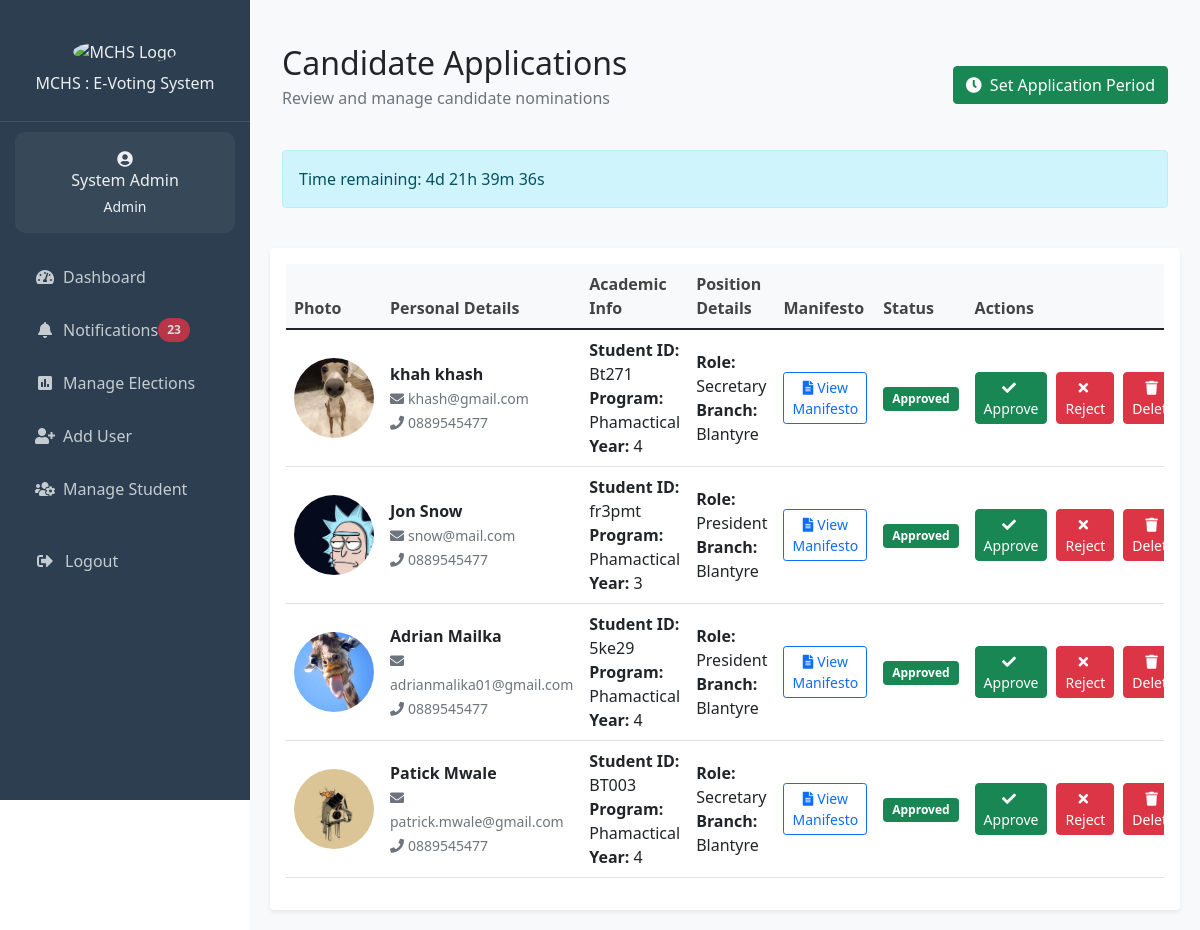
Page /admin/candidates.php (signed in) on the committed database.
### tables this page shows
CREATE TABLE IF NOT EXISTS `users` (
  `id` int NOT NULL AUTO_INCREMENT,
  `name` varchar(100) NOT NULL,
  `email` varchar(100) NOT NULL,
  `student_number` varchar(20) DEFAULT NULL,
  `branch` varchar(50) DEFAULT NULL,
  `year_of_study` varchar(20) DEFAULT NULL,
  `password_hash` varchar(255) NOT NULL,
  `role` enum('student','admin','candidate') NOT NULL DEFAULT 'student',
  `created_at` timestamp NULL DEFAULT CURRENT_TIMESTAMP,
  `updated_at` timestamp NULL DEFAULT CURRENT_TIMESTAMP ON UPDATE CURRENT_TIMESTAMP,
  PRIMARY KEY (`id`),
  UNIQUE KEY `email` (`email`),
  UNIQUE KEY `student_number` (`student_number`)
);

CREATE TABLE IF NOT EXISTS `nominations` (
  `nomination_id` int NOT NULL AUTO_INCREMENT,
  `user_id` int NOT NULL,
  `first_name` varchar(100) NOT NULL,
  `surname` varchar(100) NOT NULL,
  `email` varchar(255) NOT NULL,
  `phone` varchar(15) NOT NULL,
  `student_id` varchar(50) NOT NULL,
  `program` varchar(255) NOT NULL,
  `year_of_study` int NOT NULL,
  `role` text NOT NULL,
  `branch` text NOT NULL,
  `photo_path` varchar(255) NOT NULL,
  `manifesto` text NOT NULL,
  `submission_date` timestamp NULL DEFAULT CURRENT_TIMESTAMP,
  `status` enum('pending','approved','rejected') NOT NULL DEFAULT 'pending',
  `election_id` int NOT NULL,
  PRIMARY KEY (`nomination_id`),
  KEY `user_id` (`user_id`),
  KEY `election_id` (`election_id`)
);

CREATE TABLE IF NOT EXISTS `nomination_documents` (
  `id` int NOT NULL AUTO_INCREMENT,
  `nomination_id` int NOT NULL,
  `document_type` enum('photo','transcript') NOT NULL,
  `file_path` varchar(255) NOT NULL,
  `file_name` varchar(255) NOT NULL,
  `file_size` int NOT NULL,
  `mime_type` varchar(100) NOT NULL,
  `created_at` timestamp NULL DEFAULT CURRENT_TIMESTAMP,
  PRIMARY KEY (`id`),
  KEY `nomination_id` (`nomination_id`)
);

### includes/notifications.php (called while the page is built, shortened)
<?php
if (!function_exists('get_unread_notifications_count')) {
    function get_unread_notifications_count($conn, $user_id = null) {
        try {
            $sql = "SELECT COUNT(*) FROM notifications WHERE is_read = FALSE";
            $params = [];
            $stmt = $conn->prepare($sql);
            $stmt->execute($params);
            return (int) $stmt->fetchColumn();
        } catch (PDOException $e) {
            error_log("Error getting unread notifications count: " . $e->getMessage());
            return 0;
        }
    }
}

### admin/candidates.php (the view, shortened to what this page needs)
<?php
require_once '../includes/header.php';
$stmt = $conn->prepare("
    SELECT n.*,
           u.name as user_name,
           u.email as user_email,
           photo.file_path as photo_path
    FROM nominations n
    JOIN users u ON n.user_id = u.id
    LEFT JOIN nomination_documents photo ON n.nomination_id = photo.nomination_id
        AND photo.document_type = 'photo'
    ORDER BY n.submission_date DESC
");
$stmt->execute();
$nominations = $stmt->fetchAll();
?>
<div class="container-fluid py-4">
    <div class="d-flex justify-content-between align-items-center mb-4">
        <div>
            <h2 class="mb-1">Candidate Applications</h2>
            <p class="text-muted">Review and manage candidate nominations</p>
        </div>
        <button class="btn btn-success" data-bs-toggle="modal" data-bs-target="#setPeriodModal">
            <i class="fas fa-clock me-2"></i>Set Application Period
        </button>
    </div>
    <div id="countdown-timer" class="alert alert-info mt-4"></div>
</div>
<div class="card border-0 shadow-sm">
    <div class="card-body">
        <div class="table-responsive">
            <table class="table table-hover align-middle">
                <thead class="bg-light">
                    <tr>
                        <th>Photo</th>
                        <th>Personal Details</th>
                        <th>Academic Info</th>
                        <th>Position Details</th>
                        <th>Manifesto</th>
                        <th>Status</th>
                        <th>Actions</th>
                    </tr>
                </thead>
                <tbody>
                    <?php foreach ($nominations as $nomination): ?>
                        <tr>
                            <td>
                                <?php if (!empty($nomination['photo_path'])): ?>
                                    <img src="/e_voting_system/uploads/profile_photos/<?php echo basename($nomination['photo_path']); ?>"
                                         alt="Candidate Photo"
                                         class="rounded-circle"
                                         style="width: 80px; height: 80px; object-fit: cover;"
                                         onerror="this.onerror=null; this.src='/e_voting_system/assets/images/default-avatar.png';">
                                <?php endif; ?>
                            </td>
                            <td>
                                <strong><?php echo htmlspecialchars($nomination['first_name'] . ' ' . $nomination['surname']); ?></strong><br>
                                <small class="text-muted">
                                    <i class="fas fa-envelope me-1"></i><?php echo htmlspecialchars($nomination['email']); ?><br>
                                    <i class="fas fa-phone me-1"></i><?php echo htmlspecialchars($nomination['phone']); ?>
                                </small>
                            </td>
                            <td>
                                <strong>Student ID:</strong> <?php echo htmlspecialchars($nomination['student_id']); ?><br>
                                <strong>Program:</strong> <?php echo htmlspecialchars($nomination['program']); ?><br>
                                <strong>Year:</strong> <?php echo htmlspecialchars($nomination['year_of_study']); ?>
                            </td>
                            <td>
                                <strong>Role:</strong> <?php echo htmlspecialchars($nomination['role']); ?><br>
                                <strong>Branch:</strong> <?php echo htmlspecialchars($nomination['branch']); ?>
                            </td>
                            <td>
                                <button type="button" class="btn btn-sm btn-outline-primary"
                                        data-bs-toggle="modal"
                                        data-bs-target="#manifestoModal<?php echo $nomination['nomination_id']; ?>">
                                    <i class="fas fa-file-alt me-1"></i>View Manifesto
                                </button>
                            </td>
                            <td>
                                <?php
                                    $status = $nomination['status'] ?? 'pending';
                                    $statusClass = [
                                        'approved' => 'success',
                                        'rejected' => 'danger',
                                        'pending' => 'warning'
                                    ][$status] ?? 'warning';
                                ?>
                                <span class="badge bg-<?php echo $statusClass; ?>">
                                    <?php echo ucfirst($status); ?>
                                </span>
                            </td>
                            <td>
                                <div class="btn-group">
                                    <form method="POST" class="me-1">
                                        <button type="submit" class="btn btn-sm btn-success">
                                            <i class="fas fa-check me-1"></i>Approve
                                        </button>
                                    </form>
                                    <form method="POST" class="me-1">
                                        <button type="submit" class="btn btn-sm btn-danger">
                                            <i class="fas fa-times me-1"></i>Reject
                                        </button>
                                    </form>
                                    <form method="POST" onsubmit="return confirm('Are you sure you want to delete this nomination?');">
                                        <button type="submit" class="btn btn-sm btn-danger">
                                            <i class="fas fa-trash me-1"></i>Delete
                                        </button>
                                    </form>
                                </div>
                            </td>
                        </tr>
                    <?php endforeach; ?>
                </tbody>
            </table>
        </div>
    </div>
</div>
<?php require_once '../includes/footer.php'; ?>

### includes/sidebar-content.php (shortened to what this page needs)
<div class="sidebar-header">
  <img src="https://mchs.mw/img/mchs_logo.png" alt="MCHS Logo" class="img-fluid" style="width: 50%;">
  <h6 class="mt-0">MCHS : E-Voting System</h6>
</div>
<?php if (isset($user)): ?>
  <div class="user-info">
    <i class="fas fa-user-circle fa-1x mb-0"></i>
    <h6 class="mb-1"><?php echo htmlspecialchars($user['name']); ?></h6>
    <small><?php echo ucfirst($user['role']); ?></small>
  </div>
  <ul class="nav-menu">
    <?php if ($user['role'] === 'admin'): ?>
      <li class="nav-item">
        <a class="nav-link <?php echo $current_page === 'dashboard.php' ? 'active' : ''; ?>"
           href="/e_voting_system/admin/dashboard.php">
          <i class="fas fa-tachometer-alt me-2"></i>Dashboard
        </a>
      </li>
      <li class="nav-item">
        <a class="nav-link <?php echo $current_page === 'notifications.php' ? 'active' : ''; ?>"
           href="/e_voting_system/admin/notifications.php">
          <i class="fas fa-bell me-2"></i>Notifications
          <?php
          $unread_count = get_unread_notifications_count($conn);
          if ($unread_count > 0):
          ?>
            <span class="badge bg-danger rounded-pill">
              <?php echo $unread_count; ?>
            </span>
          <?php endif; ?>
        </a>
      </li>
      <li class="nav-item">
        <a class="nav-link <?php echo $current_page === 'manage_elections.php' ? 'active' : ''; ?>"
           href="/e_voting_system/admin/manage_elections.php">
          <i class="fas fa-poll me-2"></i>Manage Elections
        </a>
      </li>
      <li class="nav-item">
        <a class="nav-link <?php echo $current_page === 'add_student.php' ? 'active' : ''; ?>"
           href="/e_voting_system/admin/add_student.php">
          <i class="fas fa-user-plus me-2"></i>Add User
        </a>
      </li>
      <li class="nav-item">
        <a class="nav-link <?php echo $current_page === 'manage_students.php' ? 'active' : ''; ?>"
           href="/e_voting_system/admin/manage_students.php">
          <i class="fas fa-users-cog me-2"></i>Manage Student
        </a>
      </li>
    <?php endif; ?>
    <li class="nav-item mt-4">
      <a class="nav-link" href="/e_voting_system/logout.php">
        <i class="fas fa-sign-out-alt"></i>
        <span>Logout</span>
      </a>
    </li>
  </ul>
<?php endif; ?>

### includes/header.php (style rules this page uses)
:root { --primary-color: #2c3e50; --secondary-color: #3498db; --accent-color: #e74c3c; --text-light: #ecf0f1; --success-color: #2ecc71; }
.sidebar-header { padding: 20px; text-align: center; border-bottom: 1px solid rgba(255,255,255,0.1); }
.sidebar-header img { width: 80px; height: 80px; border-radius: 50%; margin-bottom: 10px; }
.user-info { padding: 15px; text-align: center; background: rgba(255,255,255,0.05); margin: 10px 15px; border-radius: 10px; }
.nav-menu { padding: 0; margin: 20px 0; }
.nav-item { list-style: none; margin: 5px 15px; }
.nav-link { color: var(--text-light) !important; padding: 12px 20px; border-radius: 8px; display: flex; align-items: center; transition: all 0.3s ease; text-decoration: none; opacity: 0.8; }
.nav-link i { margin-right: 10px; width: 20px; text-align: center; }

### admin/candidates.php (style rules this page uses)
.table th { font-weight: 600; color: #444; }
.badge { padding: 0.5em 0.75em; }
.btn-group { display: flex; flex-direction: row; gap: 5px; }
.btn-group .btn { border-radius: 4px; }
.btn-group form { display: inline-block; }

### rows in the picture
users: name "System Admin", role "Admin"
nominations: nomination_documents.file_path (picture), first_name+surname "khah khash", email "khash@gmail.com", phone "0889545477", student "Bt271", program "Phamactical", year_of_study "4", role "Secretary", branch "Blantyre", status "Approved"
nominations: nomination_documents.file_path (picture), first_name+surname "Jon Snow", email "snow@mail.com", phone "0889545477", student "fr3pmt", program "Phamactical", year_of_study "3", role "President", branch "Blantyre", status "Approved"
nominations: nomination_documents.file_path (picture), first_name+surname "Adrian Mailka", email "adrianmalika01@gmail.com", phone "0889545477", student "5ke29", program "Phamactical", year_of_study "4", role "President", branch "Blantyre", status "Approved"
nominations: nomination_documents.file_path (picture), first_name+surname "Patick Mwale", email "patrick.mwale@gmail.com", phone "0889545477", student "BT003", program "Phamactical", year_of_study "4", role "Secretary", branch "Blantyre", status "Approved"

### other values in the picture
$unread_count "23"
